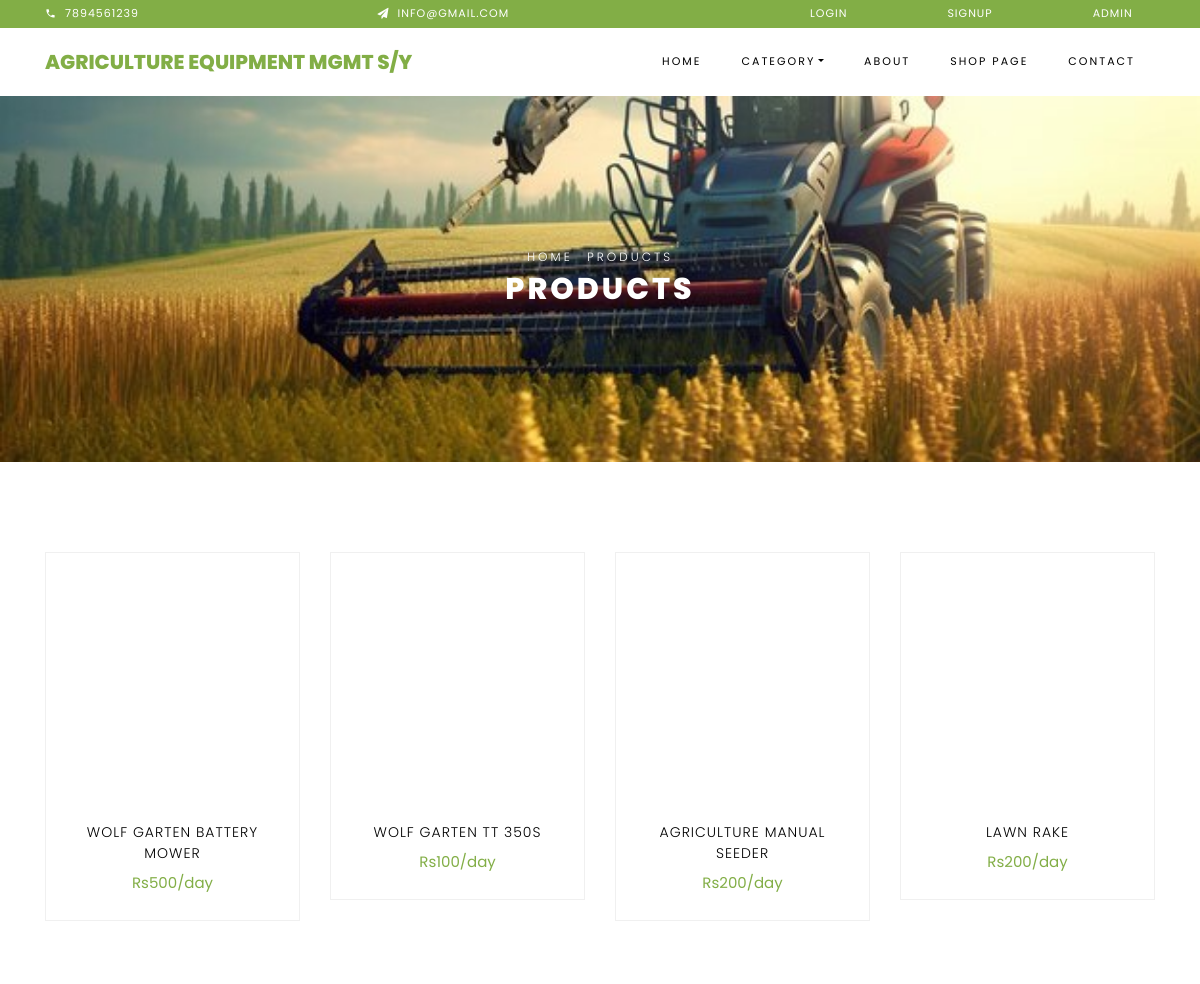
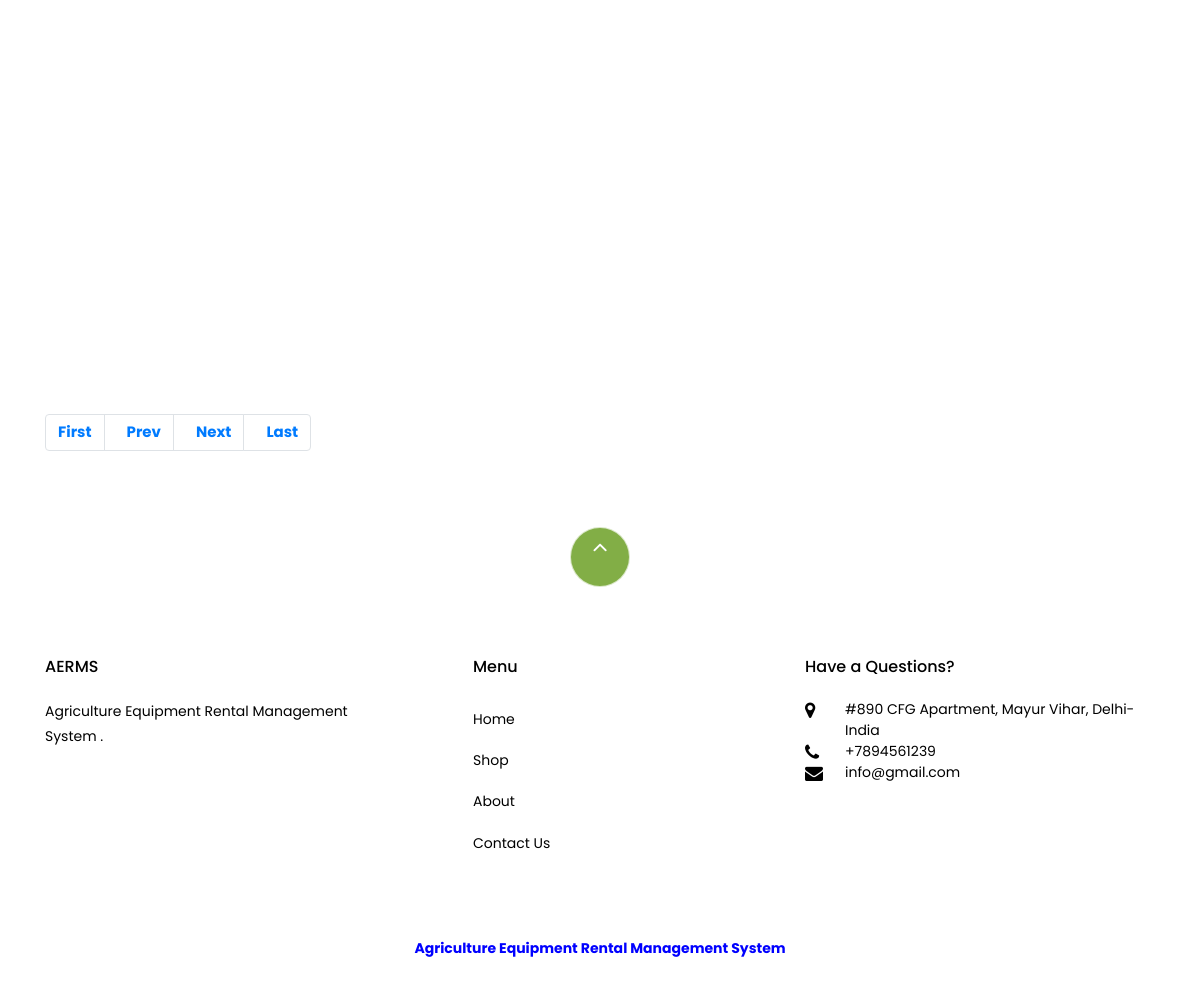
The page /aerms/shop.php on the database its author committed (2 pictures, top to bottom).
### tables this page shows
CREATE TABLE `tblpage` (
  `ID` int(10) NOT NULL,
  `PageType` varchar(200) DEFAULT NULL,
  `PageTitle` mediumtext DEFAULT NULL,
  `PageDescription` mediumtext DEFAULT NULL,
  `Email` varchar(200) DEFAULT NULL,
  `MobileNumber` bigint(10) DEFAULT NULL,
  `UpdationDate` timestamp NOT NULL DEFAULT current_timestamp() ON UPDATE current_timestamp()
);

CREATE TABLE `tblproduct` (
  `ID` int(5) NOT NULL,
  `CategoryID` int(10) DEFAULT NULL,
  `SubcategoryID` int(5) DEFAULT NULL,
  `ProductName` varchar(250) DEFAULT NULL,
  `ModelNumber` varchar(250) DEFAULT NULL,
  `PowerSource` varchar(250) DEFAULT NULL,
  `RentPrice` decimal(10,0) DEFAULT NULL,
  `ProductSpecifications` mediumtext DEFAULT NULL,
  `ProductDescription` mediumtext DEFAULT NULL,
  `Image` varchar(250) DEFAULT NULL,
  `Image1` varchar(250) DEFAULT NULL,
  `Image2` varchar(250) DEFAULT NULL,
  `Image3` varchar(250) DEFAULT NULL,
  `Image4` varchar(250) DEFAULT NULL,
  `Image5` varchar(250) DEFAULT NULL,
  `CreationDate` timestamp NULL DEFAULT current_timestamp()
);

### aerms/shop.php (the view, shortened to what this page needs)
<?php
include('includes/dbconnection.php');
?>
<!DOCTYPE html>
<html lang="en">
  <head>
    <link rel="stylesheet" href="css/open-iconic-bootstrap.min.css">
    <link rel="stylesheet" href="css/animate.css">
    <link rel="stylesheet" href="css/owl.carousel.min.css">
    <link rel="stylesheet" href="css/owl.theme.default.min.css">
    <link rel="stylesheet" href="css/magnific-popup.css">
    <link rel="stylesheet" href="css/aos.css">
    <link rel="stylesheet" href="css/ionicons.min.css">
    <link rel="stylesheet" href="css/bootstrap-datepicker.css">
    <link rel="stylesheet" href="css/jquery.timepicker.css">
    <link rel="stylesheet" href="css/flaticon.css">
    <link rel="stylesheet" href="css/icomoon.css">
    <link rel="stylesheet" href="css/style.css">
  </head>
  <body class="goto-here">
	 <?php include_once('includes/header.php');?>
    <div class="hero-wrap hero-bread" style="background-image: url('images/bg_1.jpg');">
      <div class="container">
        <div class="row no-gutters slider-text align-items-center justify-content-center">
          <div class="col-md-9 ftco-animate text-center">
          	<p class="breadcrumbs"><span class="mr-2"><a href="index.php">Home</a></span> <span>Products</span></p>
            <h1 class="mb-0 bread">Products</h1>
          </div>
        </div>
      </div>
    </div>
    <section class="ftco-section">
    	<div class="container">
    		<div class="row">
    			<?php
        if (isset($_GET['pageno'])) {
            $pageno = $_GET['pageno'];
        } else {
            $pageno = 1;
        }
        $no_of_records_per_page = 8;
        $offset = ($pageno-1) * $no_of_records_per_page;
        $ret1=mysqli_query($con,"select COUNT(*) from  tblproduct");
$total_rows = mysqli_fetch_array($ret1)[0];
$total_pages = ceil($total_rows / $no_of_records_per_page);
 $query=mysqli_query($con,"select * from tblproduct LIMIT $offset, $no_of_records_per_page");
 while ($row=mysqli_fetch_array($query)) {
 ?>
    			<div class="col-md-6 col-lg-3 ftco-animate">
    				<div class="product">
    					<a href="single-product-details.php?viewid=<?php echo $row['ID'];?>" class="img-prod"><img class="img-fluid" src="admin/images/<?php echo $row['Image'];?>" alt="Colorlib Template">
    					</a>
    					<div class="text py-3 pb-4 px-3 text-center">
    						<h3><a href="single-product-details.php?viewid=<?php echo $row['ID'];?>"><?php echo $row['ProductName'];?></a></h3>
    						<div class="d-flex">
    							<div class="pricing">
		    						<p class="price"><span class="price-sale">Rs<?php echo $row['RentPrice'];?>/day</span></p>
		    					</div>
	    					</div>
    					</div>
    				</div>
    			</div><?php } ?>
    		</div>
    		<div class="row mt-5">
          <div class="col text-center">
            <div class="page-pagi">
                        <nav aria-label="Page navigation example">
                             <ul class="pagination" >
        <li class="page-item"><a class="page-link" href="?pageno=1"><strong>First</strong></a></li>
        <li class="<?php if($pageno <= 1){ echo 'disabled'; } ?>">
            <a class="page-link" href="<?php if($pageno <= 1){ echo '#'; } else { echo "?pageno=".($pageno - 1); } ?>"><strong style="padding-left: 10px">Prev</strong></a>
        </li>
        <li class="<?php if($pageno >= $total_pages){ echo 'disabled'; } ?>">
            <a class="page-link" href="<?php if($pageno >= $total_pages){ echo '#'; } else { echo "?pageno=".($pageno + 1); } ?>"><strong style="padding-left: 10px">Next</strong></a>
        </li>
        <li class="page-item"><a class="page-link"  href="?pageno=<?php echo $total_pages; ?>"><strong style="padding-left: 10px">Last</strong></a></li>
    </ul>
                        </nav>
                    </div>
          </div>
        </div>
    	</div>
    </section>
		<?php include_once('includes/footer.php');?>
  </body>
</html>

### aerms/includes/header.php (shortened to what this page needs)
<div class="py-1 bg-primary">
        <div class="container">
            <div class="row no-gutters d-flex align-items-start align-items-center px-md-0">
                <div class="col-lg-12 d-block">
                    <div class="row d-flex">
                        <?php
 $query=mysqli_query($con,"select * from  tblpage where PageType='contactus'");
 while ($row=mysqli_fetch_array($query)) {
 ?>
                        <div class="col-md pr-4 d-flex topper align-items-center">
                            <div class="icon mr-2 d-flex justify-content-center align-items-center"><span class="icon-phone2"></span></div>
                            <span class="text"><?php  echo $row['MobileNumber'];?></span>
                        </div>
                        <div class="col-md pr-4 d-flex topper align-items-center">
                            <div class="icon mr-2 d-flex justify-content-center align-items-center"><span class="icon-paper-plane"></span></div>
                            <span class="text"><?php  echo $row['Email'];?></span>
                        </div><?php } ?>
                         <?php if (strlen($_SESSION['uid']==0)) {?>
                        <div class="col-md-5 pr-4 d-flex topper align-items-center text-lg-right">
                            <a href="login.php"><span class="text" style="padding-left: 100px;">Login</span></a>
                            <a href="signup.php"><span class="text" style="padding-left: 100px;">Signup</span></a>
                             <a href="admin/login.php"><span class="text" style="padding-left: 100px;">Admin</span></a>
                        </div><?php } ?>
                    </div>
                </div>
            </div>
          </div>
    </div>
    <nav class="navbar navbar-expand-lg navbar-dark ftco_navbar bg-dark ftco-navbar-light" id="ftco-navbar">
        <div class="container">
          <a class="navbar-brand" href="index.php">Agriculture Equipment Mgmt S/Y</a>
          <div class="collapse navbar-collapse" id="ftco-nav">
            <ul class="navbar-nav ml-auto">
              <li class="nav-item active"><a href="index.php" class="nav-link">Home</a></li>
              <li class="nav-item dropdown">
              <a class="nav-link dropdown-toggle" href="#" id="dropdown04" data-toggle="dropdown" aria-haspopup="true" aria-expanded="false">Category</a>
            </li>
              <li class="nav-item"><a href="about.php" class="nav-link">About</a></li>
              <li class="nav-item"><a href="shop.php" class="nav-link">Shop Page</a></li>
              <li class="nav-item"><a href="contact.php" class="nav-link">Contact</a></li>
            </ul>
          </div>
        </div>
      </nav>

### aerms/includes/footer.php
   <footer class="ftco-footer ftco-section">
     <div class="container">
       <div class="row">
           <div class="mouse">
                       <a href="#" class="mouse-icon">
                           <div class="mouse-wheel"><span class="ion-ios-arrow-up"></span></div>
                       </a>
                   </div>
       </div>
       <div class="row mb-5">
         <div class="col-md">
           <div class="ftco-footer-widget mb-4">
             <h2 class="ftco-heading-2">AERMS</h2>
             <?php
$query=mysqli_query($con,"select * from  tblpage where PageType='aboutus'");
while ($row=mysqli_fetch_array($query)) {
?>
             <p><?php  echo $row['PageDescription'];?>.</p><?php } ?>
           </div>
         </div>
         <div class="col-md">
           <div class="ftco-footer-widget mb-4 ml-md-5">
             <h2 class="ftco-heading-2">Menu</h2>
             <ul class="list-unstyled">
               <li><a href="index.php" class="py-2 d-block">Home</a></li>
               <li><a href="shop.php" class="py-2 d-block">Shop</a></li>
               <li><a href="about.php" class="py-2 d-block">About</a></li>
               <li><a href="contact.php" class="py-2 d-block">Contact Us</a></li>
             </ul>
           </div>
         </div>
         <div class="col-md">
           <div class="ftco-footer-widget mb-4">
               <h2 class="ftco-heading-2">Have a Questions?</h2>
               <div class="block-23 mb-3">
                 <ul>
                   <?php
$query=mysqli_query($con,"select * from  tblpage where PageType='contactus'");
while ($row=mysqli_fetch_array($query)) {
?>
                   <li><span class="icon icon-map-marker"></span><span class="text"><?php  echo $row['PageDescription'];?></span></li>
                   <li><span class="icon icon-phone"></span><span class="text">+<?php  echo $row['MobileNumber'];?></span></li>
                   <li><span class="icon icon-envelope"></span><span class="text"><?php  echo $row['Email'];?></span></li><?php } ?>
                 </ul>
               </div>
           </div>
         </div>
       </div>
       <div class="row">
         <div class="col-md-12 text-center">
           <p style="color:blue;font-weight: bolder;">Agriculture Equipment Rental Management System
                       </p>
         </div>
       </div>
     </div>
   </footer>

### aerms/css/icomoon.css (style rules this page uses)
[class^="icon-"], [class*=" icon-"] { font-family: 'icomoon' !important; speak: none; font-style: normal; font-weight: normal; font-variant: normal; text-transform: none; line-height: 1; -webkit-font-smoothing: antialiased; -moz-osx-font-smoothing: grayscale; }
.icon-map-marker:before { content: "\f041"; }
.icon-phone:before { content: "\f095"; }
.icon-envelope:before { content: "\f0e0"; }
.icon-paper-plane:before { content: "\f1d8"; }
.icon-phone2:before { content: "\e0cd"; }

### rows shown on the page
tblpage: MobileNumber "7894561239", Email "INFO@GMAIL.COM", PageDescription "#890 CFG Apartment, Mayur Vihar, Delhi-India", Email "info@gmail.com"
tblproduct: ProductName "WOLF GARTEN BATTERY MOWER", RentPrice "500"
tblproduct: ProductName "WOLF GARTEN TT 350S", RentPrice "100"
tblproduct: ProductName "AGRICULTURE MANUAL SEEDER", RentPrice "200"
tblproduct: ProductName "LAWN RAKE", RentPrice "200"
tblpage: PageDescription "Agriculture Equipment Rental Management System"
